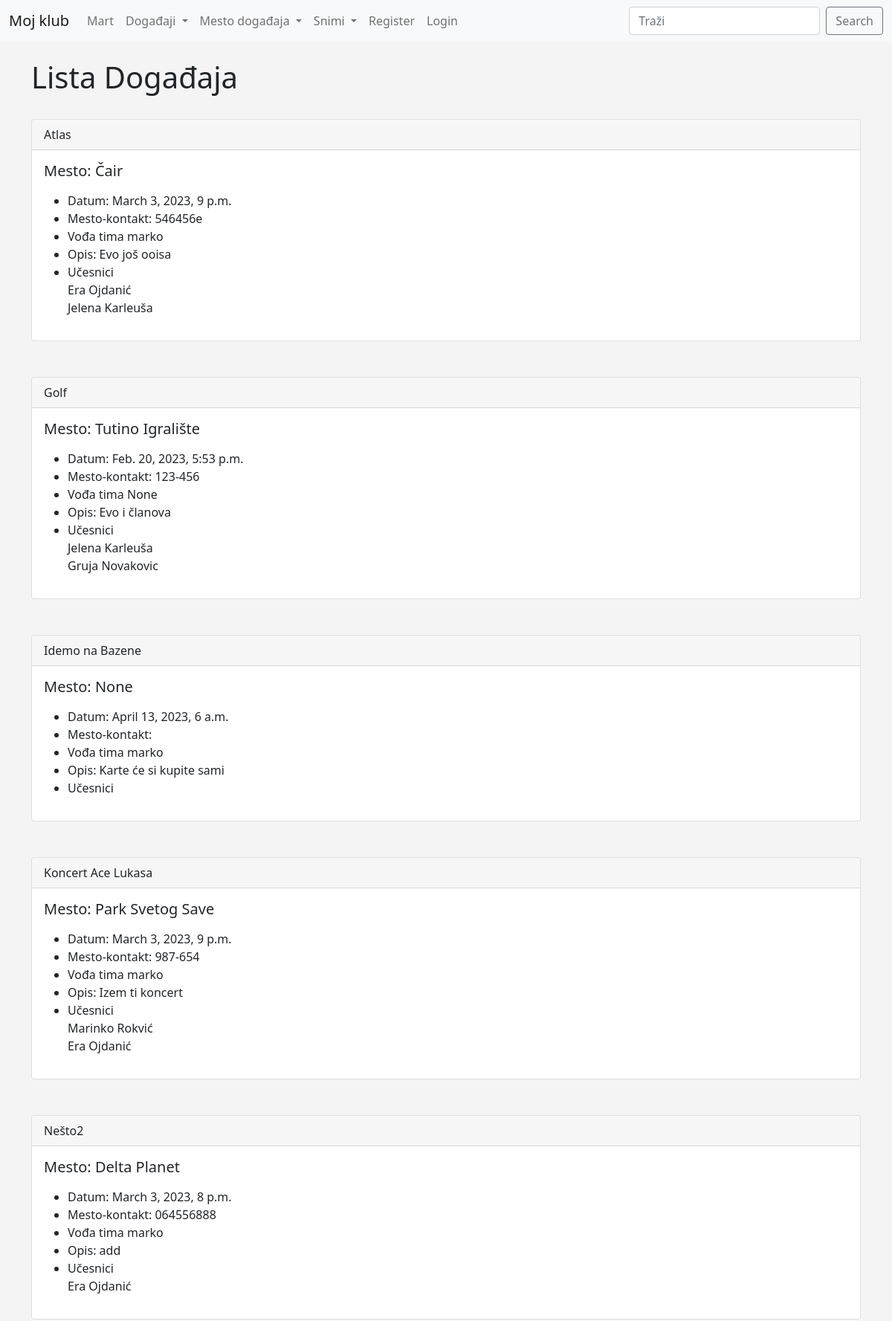
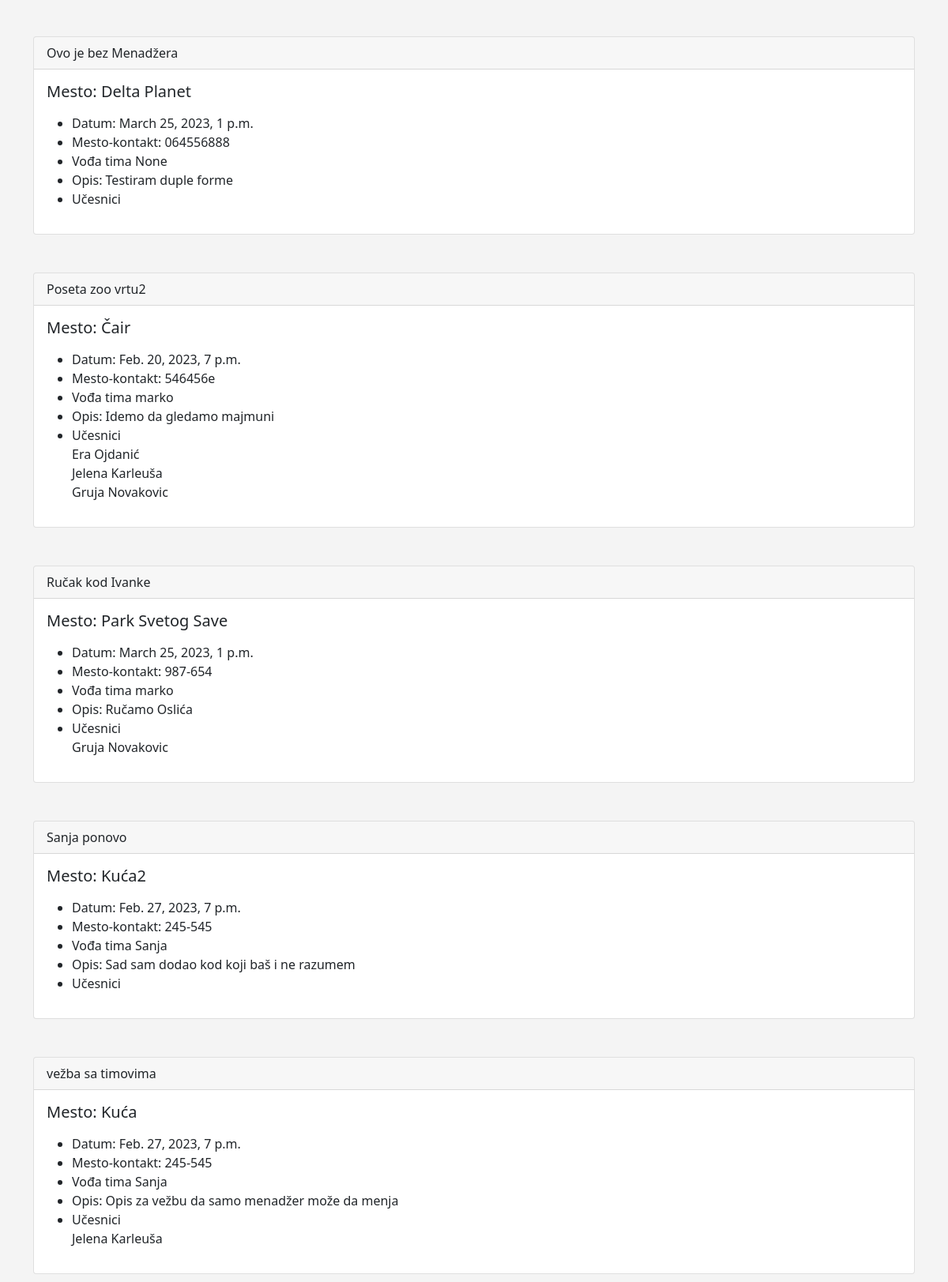
The app's page /events (upper part) with its own data (2 pictures, top to bottom).
### events/models.py (models this page shows)
class Evant(models.Model):
    ime = models.CharField("Ime Dogadjaja", max_length=120)
    event_datum = models.DateTimeField("Dan Dogadjaja")
    venue = models.ForeignKey(Venue, blank=True, null=True, on_delete=models.CASCADE)
    menadzer = models.ForeignKey(User, blank=True, null=True, on_delete=models.SET_NULL)
    opis = models.TextField(blank=True)
    polaznici =models.ManyToManyField(Clanovi, blank=True)
    def __str__(self):
        return self.ime

class Venue(models.Model):
    ime = models.CharField("Naziv Mesta", max_length=120)
    adresa =models.CharField("Adresa Mesta", max_length=300)
    pos_broj =models.CharField("poštanski Broj", max_length=15)
    telefon = models.CharField("Kontakt Telefon", max_length=30, blank=True)
    web = models.URLField("Web Adresa", blank=True)
    email =models.EmailField("Email Adresa", blank=True)
    vlasnik= models.IntegerField("Vlasnik događaja", blank=False, default=1)
    def __str__(self):
        return self.ime

class Clanovi(models.Model):
    ime =models.CharField("Ime", max_length=30)
    prezime =models.CharField("Prezime", max_length=30)
    telefon =models.CharField("Kontakt Telefon", max_length=30)
    email =models.EmailField("Email Adresa")
    def __str__(self):
        return self.ime + ' ' + self.prezime

### events/views.py (the view)
# urls.py: path('events', views.svi_dogadjaji, name='list_events'),
def svi_dogadjaji(request):
    event_list = Evant.objects.all().order_by('ime', 'venue') #('-datum')
    return render(request, 'events/event_list.html', {'event_list':event_list})

### events/templates/events/event_list.html (shortened to what this page needs)
{% extends 'events/base.html' %}
    {% block content %}
    <h1>Lista Događaja</h1>
<br/>
{% for event in event_list %}
<div class="card">
    <div class="card-header">
        {{ event }}
    </div>
    <div class="card-body">
      <h5 class="card-title">Mesto: {{ event.venue }}</h5>
      <p class="card-text">
        <ul>
            <li>Datum: {{ event.event_datum }}</li>
            <li>Mesto-kontakt: {{ event.venue.telefon }}</li>
            <li>Vođa tima {{ event.menadzer }}</li>
            <li>Opis: {{ event.opis }}</li>
            <li> Učesnici<br/>
                {% for dete in event.polaznici.all %}
             {{ dete }}<br/>
                {% endfor %}
            </li>
            </ul>
      </p>
    </div>
  </div>
<br/><br/>
{% endfor %}
    {% endblock %}

### events/templates/events/base.html (style rules this page uses)
body { background: #f4f4f4; }

### records on screen
Evant: ime "Atlas", venue "Čair", event_datum "March 3, 2023, 9 p.m.", venue.telefon "546456e", menadzer "marko", opis "Evo još ooisa"
Clanovi: ime+prezime "Era Ojdanić"
Clanovi: ime+prezime "Jelena Karleuša"
Evant: ime "Golf", venue "Tutino Igralište", event_datum "Feb. 20, 2023, 5:53 p.m.", venue.telefon "123-456", menadzer "None", opis "Evo i članova"
Clanovi: ime+prezime "Gruja Novakovic"
Evant: ime "Idemo na Bazene", venue "None", event_datum "April 13, 2023, 6 a.m.", menadzer "marko", opis "Karte će si kupite sami"
Evant: ime "Koncert Ace Lukasa", venue "Park Svetog Save", event_datum "March 3, 2023, 9 p.m.", venue.telefon "987-654", menadzer "marko", opis "Izem ti koncert"
Clanovi: ime+prezime "Marinko Rokvić"
Evant: ime "Nešto2", venue "Delta Planet", event_datum "March 3, 2023, 8 p.m.", venue.telefon "064556888", menadzer "marko", opis "add"
Evant: ime "Ovo je bez Menadžera", venue "Delta Planet", event_datum "March 25, 2023, 1 p.m.", venue.telefon "064556888", menadzer "None", opis "Testiram duple forme"
Evant: ime "Poseta zoo vrtu2", venue "Čair", event_datum "Feb. 20, 2023, 7 p.m.", venue.telefon "546456e", menadzer "marko", opis "Idemo da gledamo majmuni"
Evant: ime "Ručak kod Ivanke", venue "Park Svetog Save", event_datum "March 25, 2023, 1 p.m.", venue.telefon "987-654", menadzer "marko", opis "Ručamo Oslića"
Evant: ime "Sanja ponovo", venue "Kuća2", event_datum "Feb. 27, 2023, 7 p.m.", venue.telefon "245-545", menadzer "Sanja", opis "Sad sam dodao kod koji baš i ne razumem"
Evant: ime "vežba sa timovima", venue "Kuća", event_datum "Feb. 27, 2023, 7 p.m.", venue.telefon "245-545", menadzer "Sanja", opis "Opis za vežbu da samo menadžer može da menja"
